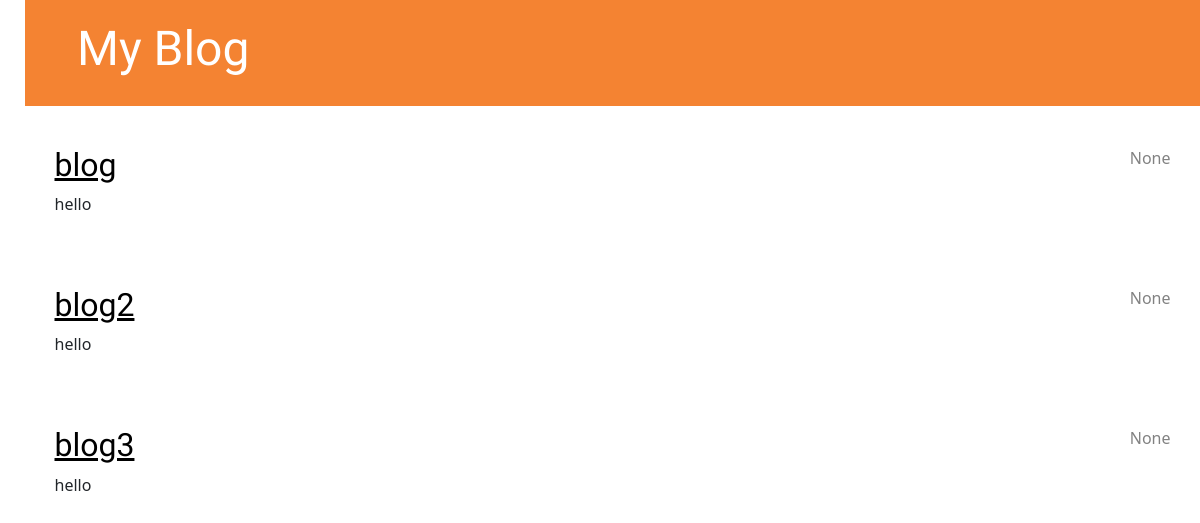
The page /blog on the database as committed earlier.
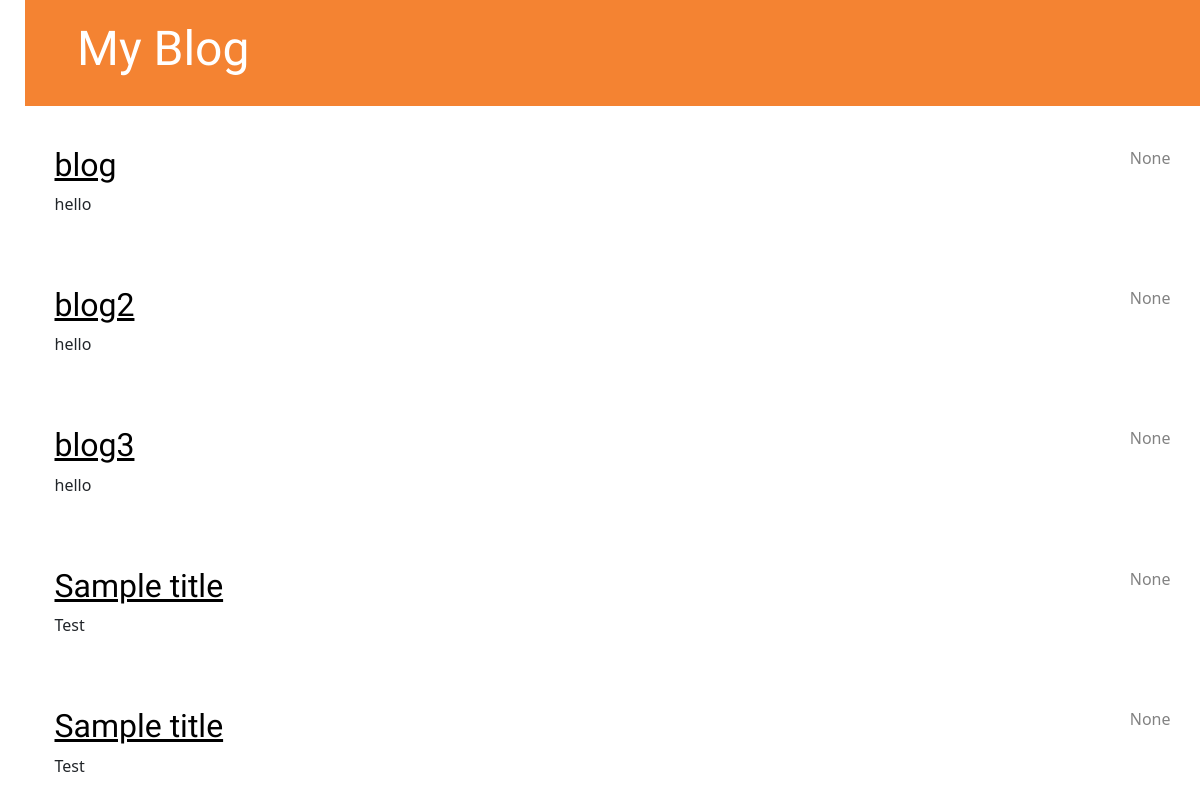
The same page on the database as committed later.
### blog/models.py (models this page shows, shortened)
class Post(models.Model):
    author = models.ForeignKey(settings.AUTH_USER_MODEL, on_delete=models.CASCADE)
    title = models.CharField(max_length=200)
    text = models.TextField()
    created_date = models.DateTimeField(default=timezone.now)
    published_date = models.DateTimeField(blank=True, null=True)
    def __str__(self):
        return self.title

### blog/views.py (the view)
# urls.py: path('blog', views.post_list, name='post_list'),
def post_list(request):
    posts = Post.objects.order_by('published_date')
    print(posts)
    return render(request, 'blog/post_list.html', {'posts': posts})

### blog/templates/blog/post_list.html
{% extends 'blog/base.html' %}
{% block content %}
    {% for post in posts %}
    <article class="post">
        <time class="date">
            {{ post.published_date }}
        </time>
        <h2><a href="{% url 'post_detail' pk=post.pk %}">{{ post.title }}</a></h2>
        <p>{{ post.text|linebreaksbr }}</p>
        </article>
    {% endfor %}
{% endblock %}

Rows that differ between the two databases and show on the page:
added Post: published_date "None", title "Sample title", text "Test"
added Post: published_date "None", title "Sample title", text "Test"
